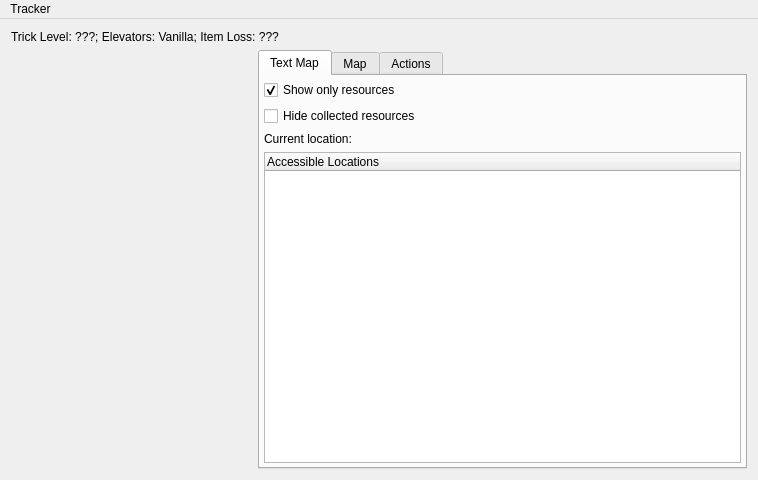
<?xml version="1.0" encoding="UTF-8"?>
<ui version="4.0">
 <class>TrackerWindow</class>
 <widget class="QMainWindow" name="TrackerWindow">
  <property name="geometry">
   <rect>
    <x>0</x>
    <y>0</y>
    <width>758</width>
    <height>480</height>
   </rect>
  </property>
  <property name="windowTitle">
   <string>Tracker</string>
  </property>
  <widget class="QWidget" name="centralWidget">
   <property name="maximumSize">
    <size>
     <width>16777215</width>
     <height>16777215</height>
    </size>
   </property>
   <layout class="QGridLayout" name="gridLayout">
    <item row="0" column="0" colspan="3">
     <widget class="QLabel" name="configuration_label">
      <property name="text">
       <string>Trick Level: ???; Elevators: Vanilla; Item Loss: ???</string>
      </property>
      <property name="wordWrap">
       <bool>true</bool>
      </property>
     </widget>
    </item>
    <item row="2" column="1" colspan="2">
     <widget class="QTabWidget" name="map_tab_widget">
      <property name="currentIndex">
       <number>0</number>
      </property>
      <widget class="QWidget" name="tab_text_map">
       <attribute name="title">
        <string>Text Map</string>
       </attribute>
       <layout class="QVBoxLayout" name="tab_text_map_layout">
        <property name="leftMargin">
         <number>4</number>
        </property>
        <property name="topMargin">
         <number>4</number>
        </property>
        <property name="rightMargin">
         <number>4</number>
        </property>
        <property name="bottomMargin">
         <number>4</number>
        </property>
        <item>
         <widget class="QCheckBox" name="resource_filter_check">
          <property name="text">
           <string>Show only resources</string>
          </property>
          <property name="checked">
           <bool>true</bool>
          </property>
         </widget>
        </item>
        <item>
         <widget class="QCheckBox" name="hide_collected_resources_check">
          <property name="text">
           <string>Hide collected resources</string>
          </property>
         </widget>
        </item>
        <item>
         <widget class="QLabel" name="current_location_label">
          <property name="text">
           <string>Current location:</string>
          </property>
         </widget>
        </item>
        <item>
         <widget class="QTreeWidget" name="possible_locations_tree">
          <property name="sizePolicy">
           <sizepolicy hsizetype="Ignored" vsizetype="Expanding">
            <horstretch>0</horstretch>
            <verstretch>0</verstretch>
           </sizepolicy>
          </property>
          <property name="contextMenuPolicy">
           <enum>Qt::ActionsContextMenu</enum>
          </property>
          <column>
           <property name="text">
            <string>Accessible Locations</string>
           </property>
          </column>
         </widget>
        </item>
       </layout>
      </widget>
      <widget class="QWidget" name="tab_map">
       <attribute name="title">
        <string>Map</string>
       </attribute>
       <layout class="QVBoxLayout" name="tab_map_layout">
        <property name="leftMargin">
         <number>2</number>
        </property>
        <property name="topMargin">
         <number>2</number>
        </property>
        <property name="rightMargin">
         <number>2</number>
        </property>
        <property name="bottomMargin">
         <number>2</number>
        </property>
        <item>
         <layout class="QHBoxLayout" name="map_area_layout">
          <item>
           <widget class="QComboBox" name="map_world_combo"/>
          </item>
          <item>
           <widget class="QComboBox" name="map_area_combo"/>
          </item>
         </layout>
        </item>
        <item>
         <widget class="DataEditorCanvas" name="map_canvas" native="true"/>
        </item>
       </layout>
      </widget>
      <widget class="QWidget" name="tab_actions">
       <attribute name="title">
        <string>Actions</string>
       </attribute>
       <layout class="QVBoxLayout" name="tab_actions_layout">
        <property name="leftMargin">
         <number>4</number>
        </property>
        <property name="topMargin">
         <number>4</number>
        </property>
        <property name="rightMargin">
         <number>4</number>
        </property>
        <property name="bottomMargin">
         <number>4</number>
        </property>
        <item>
         <widget class="QPushButton" name="undo_last_action_button">
          <property name="text">
           <string>Undo last action</string>
          </property>
         </widget>
        </item>
        <item>
         <widget class="QLabel" name="actions_title_label">
          <property name="sizePolicy">
           <sizepolicy hsizetype="Preferred" vsizetype="Fixed">
            <horstretch>0</horstretch>
            <verstretch>0</verstretch>
           </sizepolicy>
          </property>
          <property name="text">
           <string>&lt;html&gt;&lt;head/&gt;&lt;body&gt;&lt;p&gt;History of all actions that have been performed.&lt;/p&gt;&lt;p&gt;Press &amp;quot;Undo last action&amp;quot; to remove the last action from the list.&lt;/p&gt;&lt;/body&gt;&lt;/html&gt;</string>
          </property>
          <property name="wordWrap">
           <bool>true</bool>
          </property>
         </widget>
        </item>
        <item>
         <widget class="QListWidget" name="actions_list"/>
        </item>
       </layout>
      </widget>
     </widget>
    </item>
   </layout>
  </widget>
  <widget class="QMenuBar" name="menu_bar">
   <property name="geometry">
    <rect>
     <x>0</x>
     <y>0</y>
     <width>758</width>
     <height>17</height>
    </rect>
   </property>
   <widget class="QMenu" name="menu_tracker">
    <property name="title">
     <string>Tracker</string>
    </property>
    <addaction name="menu_reset_action"/>
   </widget>
   <addaction name="menu_tracker"/>
  </widget>
  <action name="actionAction">
   <property name="text">
    <string>Action</string>
   </property>
  </action>
  <action name="menu_reset_action">
   <property name="text">
    <string>Reset</string>
   </property>
  </action>
 </widget>
 <layoutdefault spacing="6" margin="11"/>
 <customwidgets>
  <customwidget>
   <class>DataEditorCanvas</class>
   <extends>QWidget</extends>
   <header>randovania/gui/lib/data_editor_canvas</header>
   <container>1</container>
  </customwidget>
 </customwidgets>
 <resources/>
 <connections/>
</ui>
